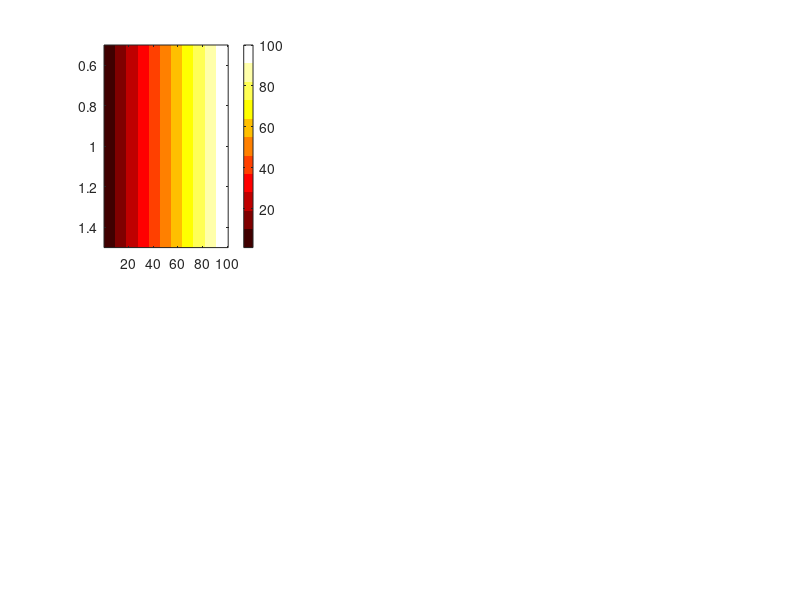

This figure's MATLAB source: (Note: this script raises an error after producing the figure.)
clf;
subplot(2, 3, 1);
colormap(hot(11));
imagesc([1:100]); colorbar;

acm= fig_addColormap(copper(21));
subplot(2, 3, 2);
imagesc(100+[1:100]'); colorbar('horiz');
fig_acmAdaptCLim(acm);

acm= fig_addColormap(jet(31));
subplot(2, 3, 3);
imagesc(200+[1:100]); colorbar;
fig_acmAdaptCLim(acm);

subplot(2, 3, 4);
acm= fig_addColormap(bone(41));
imagesc([1:10:1000]'); colorbar('horiz');
fig_acmAdaptCLim(acm);

subplot(2, 3, 5);
acm= fig_addColormap(cool(51));
imagesc(-10000+[1:10:1000]); colorbar;
fig_acmAdaptCLim(acm);

subplot(2, 3, 6);
acm= fig_addColormap(pink(61));
imagesc([0:0.01:1]); colorbar('horiz');
fig_acmAdaptCLim(acm);
